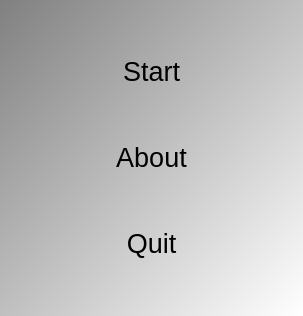
<?xml version="1.0" encoding="UTF-8"?>
<ui version="4.0">
 <class>QtToolTestQtModelsMenuDialog</class>
 <widget class="QDialog" name="QtToolTestQtModelsMenuDialog">
  <property name="geometry">
   <rect>
    <x>0</x>
    <y>0</y>
    <width>303</width>
    <height>316</height>
   </rect>
  </property>
  <property name="font">
   <font>
    <pointsize>20</pointsize>
   </font>
  </property>
  <property name="windowTitle">
   <string>ToolTestQtModels</string>
  </property>
  <property name="styleSheet">
   <string notr="true">QDialog { 
background-color: qlineargradient(x1: 0, y1: 0, x2: 1, y2: 1, stop: 0  #808080, stop: 1 #ffffff);
}
QPushButton { background-color: rgb(255, 255, 255);  }
QPushButton { color: rgb(0,0,0); }
QPushButton { font: 48px, &quot;monospace&quot; }</string>
  </property>
  <layout class="QGridLayout" name="gridLayout">
   <item row="1" column="0">
    <widget class="QPushButton" name="button_about">
     <property name="text">
      <string>About</string>
     </property>
     <property name="flat">
      <bool>true</bool>
     </property>
    </widget>
   </item>
   <item row="0" column="0">
    <widget class="QPushButton" name="button_start">
     <property name="text">
      <string>Start</string>
     </property>
     <property name="flat">
      <bool>true</bool>
     </property>
    </widget>
   </item>
   <item row="2" column="0">
    <widget class="QPushButton" name="button_quit">
     <property name="text">
      <string>Quit</string>
     </property>
     <property name="flat">
      <bool>true</bool>
     </property>
    </widget>
   </item>
  </layout>
 </widget>
 <tabstops>
  <tabstop>button_start</tabstop>
  <tabstop>button_about</tabstop>
  <tabstop>button_quit</tabstop>
 </tabstops>
 <resources/>
 <connections/>
</ui>
